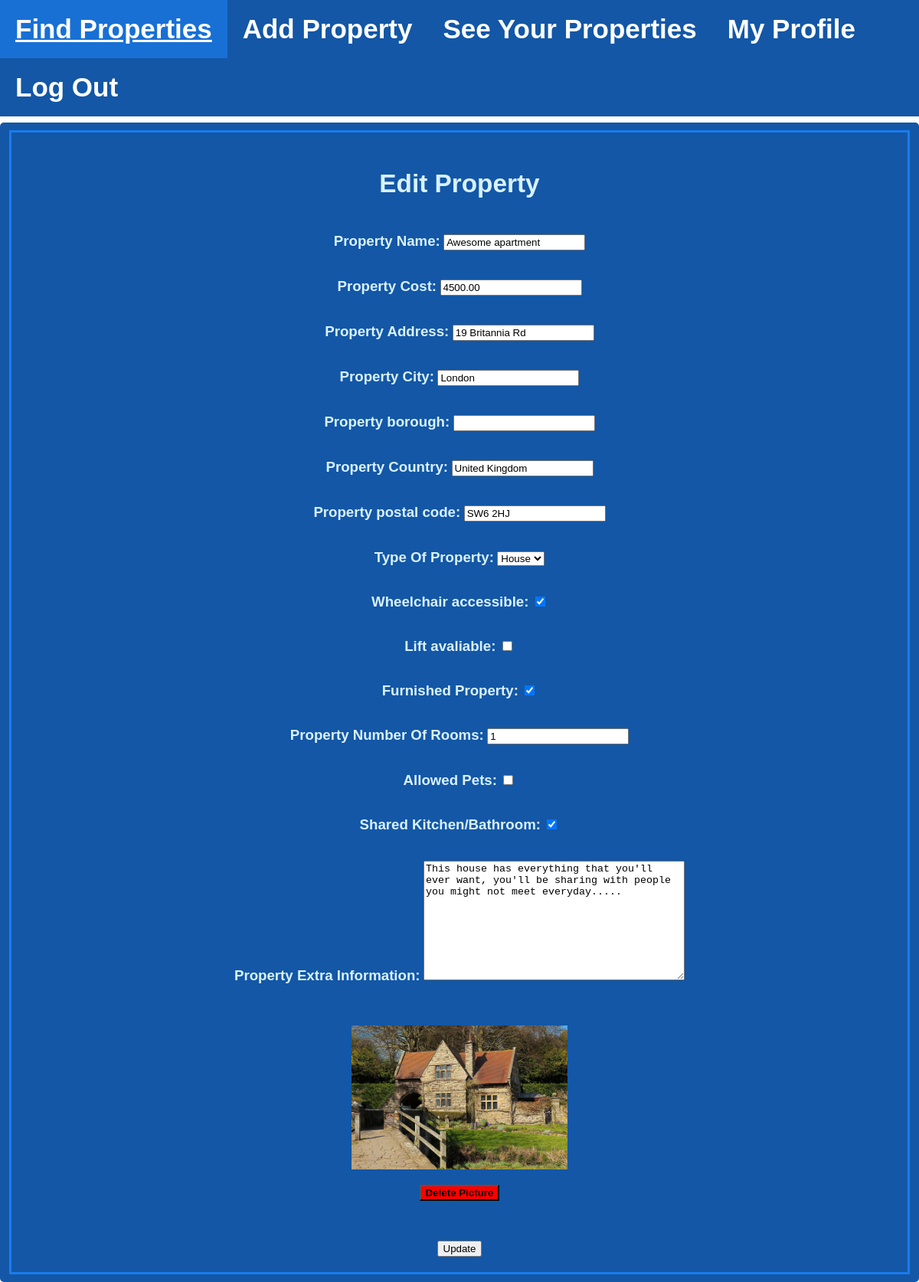
Page /edit-property/75 (signed in) on the committed database.
### flatworks/models.py (models this page shows, shortened)
class Property(models.Model):
    property_name = models.CharField(max_length=100) #Name of property
    property_cost = models.DecimalField(max_digits=8, decimal_places=2) #Cost of property
    property_address = models.CharField(max_length=200, unique=True) #Address of property
    property_city = models.CharField(max_length=40) #City of property
    property_borough = models.CharField(max_length=40, blank=True) #Borough of property
    property_country = models.CharField(max_length=40) #Country of property
    property_postal_code = models.CharField(max_length=15, blank=True) #Postal Code of property
    property_url = models.URLField(null=True, unique=True) #URL of property
    property_user = models.ForeignKey(User,on_delete=models.CASCADE,null=True)#Properties the user owns, this is many to one so the user can have many properties
    property_type = models.IntegerField(choices=((1,'House'),(2,'Flat'),(3,'Studio'))) #Property type, 1 for house, 2 for flat, 3 for studio, 4 for business room
    property_accessibility_wheelchair = models.BooleanField() #Accessible to wheelchairs
    property_accessibility_lift = models.BooleanField() #Has a lift
    property_furnished = models.BooleanField() #Furnished
    property_number_of_rooms = models.IntegerField() #Number of rooms
    property_animal_allowance = models.BooleanField() #Allowed animals
    property_communal_spaces = models.BooleanField() #Sharing space or not
    property_information = models.TextField(blank=True) #Property information
    property_latitude = models.FloatField(default = 0) #For latitude, of the location
    property_longitude = models.FloatField(default = 0) #For longitude, of the location

class Property_Image(models.Model):
    property = models.OneToOneField(Property,on_delete=models.CASCADE,null=True) #Picture belongs to a property
    image_file= models.ImageField(upload_to='images/properties_imgs/', null=True, verbose_name="",blank=True) #Image file itself

### flatworks/views.py (the view, shortened to what this page needs)
# urls.py: path('edit-property/<int:pk>',views.editProperty , name="edit-prop"),
@login_required(login_url='log-in')
def editProperty(request,pk):
    try:
        property_id = Property.objects.get(id=pk)#Gets the property id from the argument
        form = EditPropertyForm(instance=property_id) #Uses the form to output the values from the data
        try:
            image_file = Property_Image.objects.get(property_id=pk) #If there is a property image then passes it into the html
            context = {'form':form, 'image': image_file}
        except:
            image_file = PropertyImageForm #If there isn't already an image then allows a user to upload one
            context = {'form':form, 'image_form': image_file}
        if (request.method == "POST")& (request.POST.get('delete') != None):
            deletePropertyImage(request) #If the user want to delete the image this goes to that function to delete it
            return redirect('edit-prop',pk=pk) #This directs it to the edit page again once deleted
        find_user_type = int(User.user_objects.get(link_to_django_user_id=request.user.id).user_type)
        if (find_user_type == 1) | (find_user_type == 3):
            return render(request, 'flatworks/edit-property.html', context) #Renders the edit properties page with the form and image files if the user is a developer or consultant
        elif find_user_type == 2:
            return render(request, 'flatworks/landlord-edit-property.html', context) #Renders the edit properties page with the form and image files if the user is a landlord
    except ObjectDoesNotExist:
        return redirect('see-prop') #If the edit doesn't exist then redirects it to the see properties page

### flatworks/forms.py
class EditPropertyForm(ModelForm):
    class Meta:
        model = Property
        fields = ['property_name', 'property_cost', 'property_address','property_city','property_borough', 'property_country', 'property_postal_code','property_type', 'property_accessibility_wheelchair', 'property_accessibility_lift', 'property_furnished', 'property_number_of_rooms', 'property_animal_allowance', 'property_communal_spaces', 'property_information']
        labels = {
        'property_name' : 'Property Name',
        'property_cost' : 'Property Cost' ,
        'property_address' : 'Property Address',
        'property_city' : 'Property City',
        'property_country' : 'Property Country',
        'property_number_of_rooms' : 'Property Number Of Rooms',
        'property_type' : 'Type Of Property',
        'property_accessibility_wheelchair' : 'Wheelchair accessible',
        'property_accessibility_lift' : 'Lift avaliable',
        'property_furnished' : 'Furnished Property',
        'property_animal_allowance' : 'Allowed Pets',
        'property_communal_spaces' : 'Shared Kitchen/Bathroom',
        'property_information' : 'Property Extra Information'
        }

### flatworks/templates/flatworks/edit-property.html (shortened to what this page needs)
{% extends 'flatworks/layouts/maintemp.html' %}
{% block content %}
	{% load static %}
		<link rel="stylesheet" href="{% static 'css/nav.css' %}">
		<link rel="stylesheet" href="{% static 'css/add_prop.css' %}">
	<head>
		<div id="navigation" class = "navbar">
			<ul id="navBar" >
				<div id="navbar-left">
					<li><a id = "filter" href="{% url 'filter' %}">Find Properties</a></li>
					<li><a id = "add" href="{% url 'add-prop' %}">Add Property</a></li>
					<li><a id = "see" href="{% url 'see-prop' %}">See Your Properties</a></li>
					<li><a id = "profile" href="{% url 'see-prof' %}">My Profile</a></li>
					<li><a id = "logout" href="{% url 'log-out' %}">Log Out</a></li>
				</div>
			</ul>
		</div>
	</head>
	<body>
		<div class="container">
			<div class="row">
				<div class="col-md-12">
					<form name ="update" method="POST" enctype="multipart/form-data">
						<fieldset >
							<h2 id = 'head' style = "color: #d9f1ff;font-weight:bold;">Edit Property</h2>
							{% for field in form %}
							<br>
								<div align = "center"  style = "color: #d9f1ff;" class="fieldWrapper">
									{{ field.label_tag }}
									{{ field }}<br><br>
								</div>
							{% endfor %}
							<br><br>
							{% if image.image_file == None %}
								{{image_form.as_p}}
							{% else %}
								<img src="{{image.image_file.url}}" style="width:25%">
								<form id="forms" name="Delete" method="POST" action = "" >{% csrf_token %}
								<p><button name = "delete" value = "{{image.id}}" style = "font-weight:bold; background-color:red; color:black;" >Delete Picture</button></p>
								</form>
							{% endif %}
							<br><br><button type="submit" class="btn btn-primary btn-sm" value=""> Update</button>
						</fieldset >
					</form>
				</div>
			</div>
		</div>
	</body>
{% endblock content %}

### static/css/nav.css (style rules this page uses)
body { margin: 0%; font-family: Arial, Helvetica, sans-serif; }
#navBar { overflow: hidden; list-style-type: none; margin: 0; padding: 0; overflow: hidden; background-color: #1357a6; position: fixed; width: 100%; top: 0; z-index: 99; left: 0%; }
#navigation { padding:80px 10px; }
#navbar-left { font-size:35px; }
li { float: left; }
li a { display: block; color: white; text-align: center; font-weight: bold; padding: 18px 20px; text-decoration: none; }

### static/css/add_prop.css (style rules this page uses)
h2#head { color: #d9f1ff; font-size: 25pt; font-weight: bolder; text-align: center; }
form { border-radius: 5px; background-color: #1357a6; padding: 10px; text-align: center; }
fieldset { border: 3px solid #1b7ced; padding: 20px; text-align: center; }
label { color: #d9f1ff; font-size: 14pt; font-weight: bolder; }

### rows in the picture
Property: form "Awesome apartment" "4500.00" "19 Britannia Rd" "London" "United Kingdom" "SW6 2HJ" "House" "☑" "☑" "1" "☑" "This house has everything that you'll ever want, you'll be sharing with people you might not meet everyday....."
Property_Image: image_file (picture)

### other values in the picture
{{ field.label_tag }} "Property Name:" "Property Cost:" "Property Address:" "Property City:" "Property borough:" "Property Country:" "Property postal code:" "Type Of Property:" "Wheelchair accessible:" "Lift avaliable:" "Furnished Property:" "Property Number Of Rooms:" "Allowed Pets:" "Shared Kitchen/Bathroom:" "Property Extra Information:"
